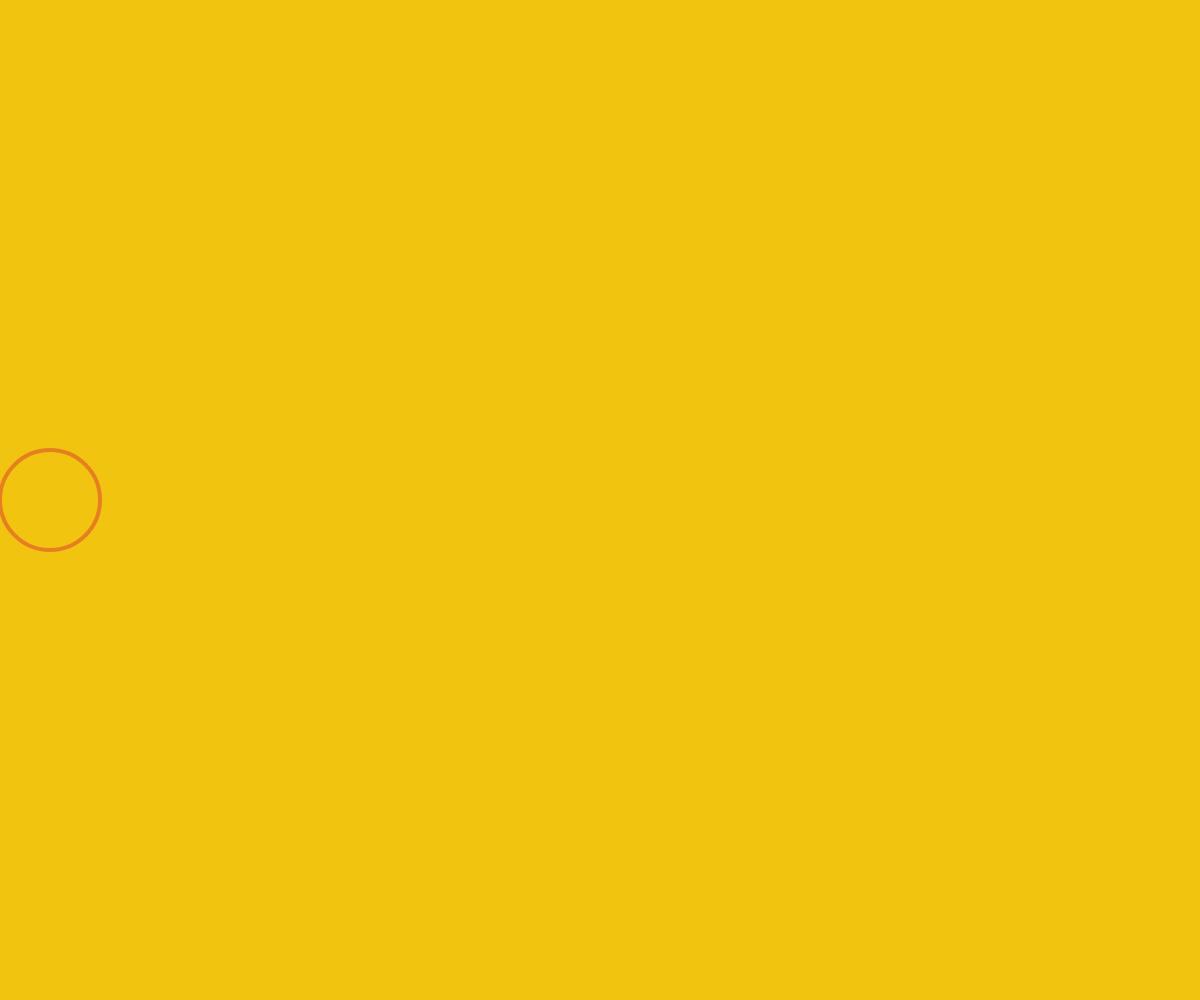
Frame 1 (no input)
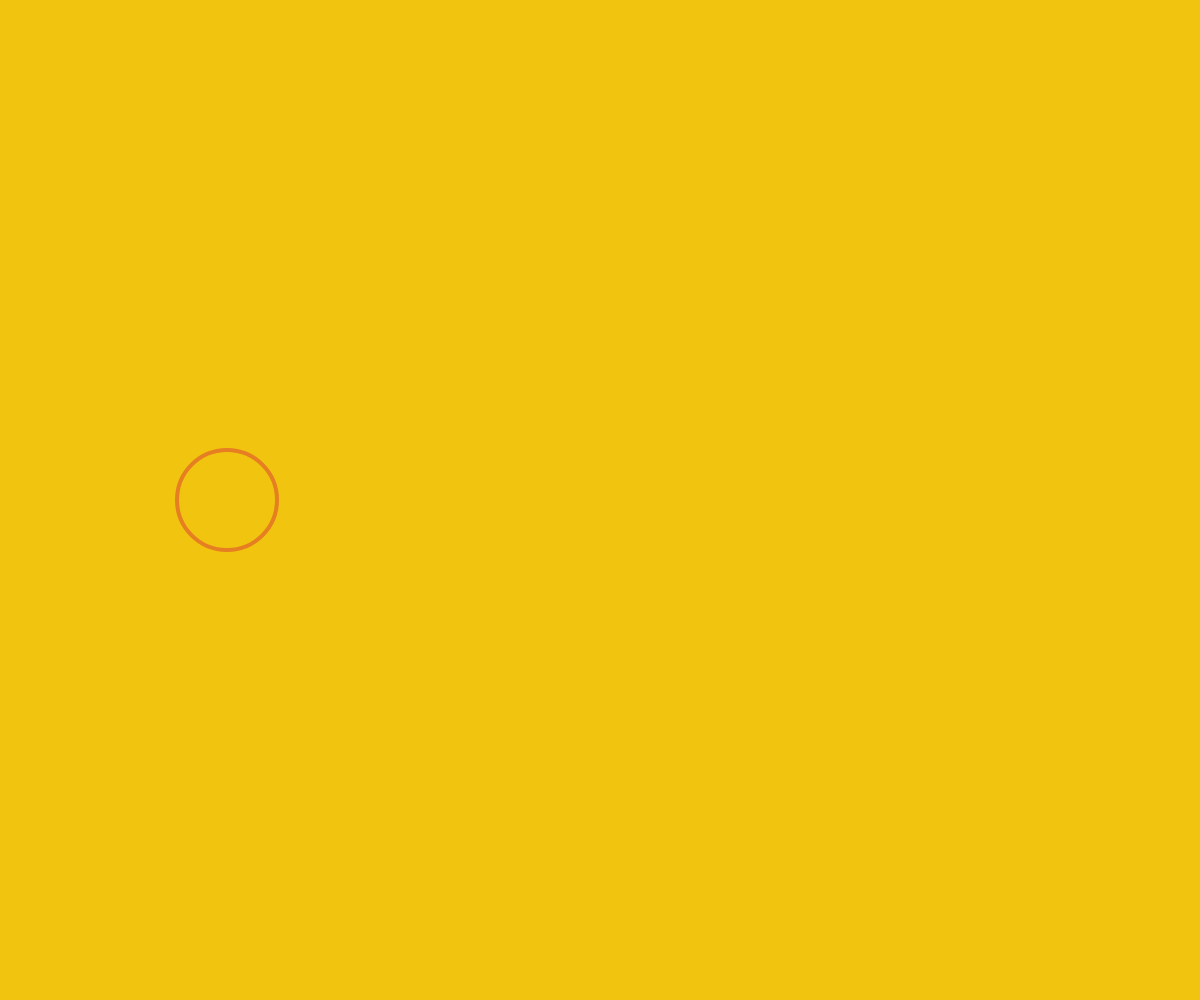
Frame 60 (no input)
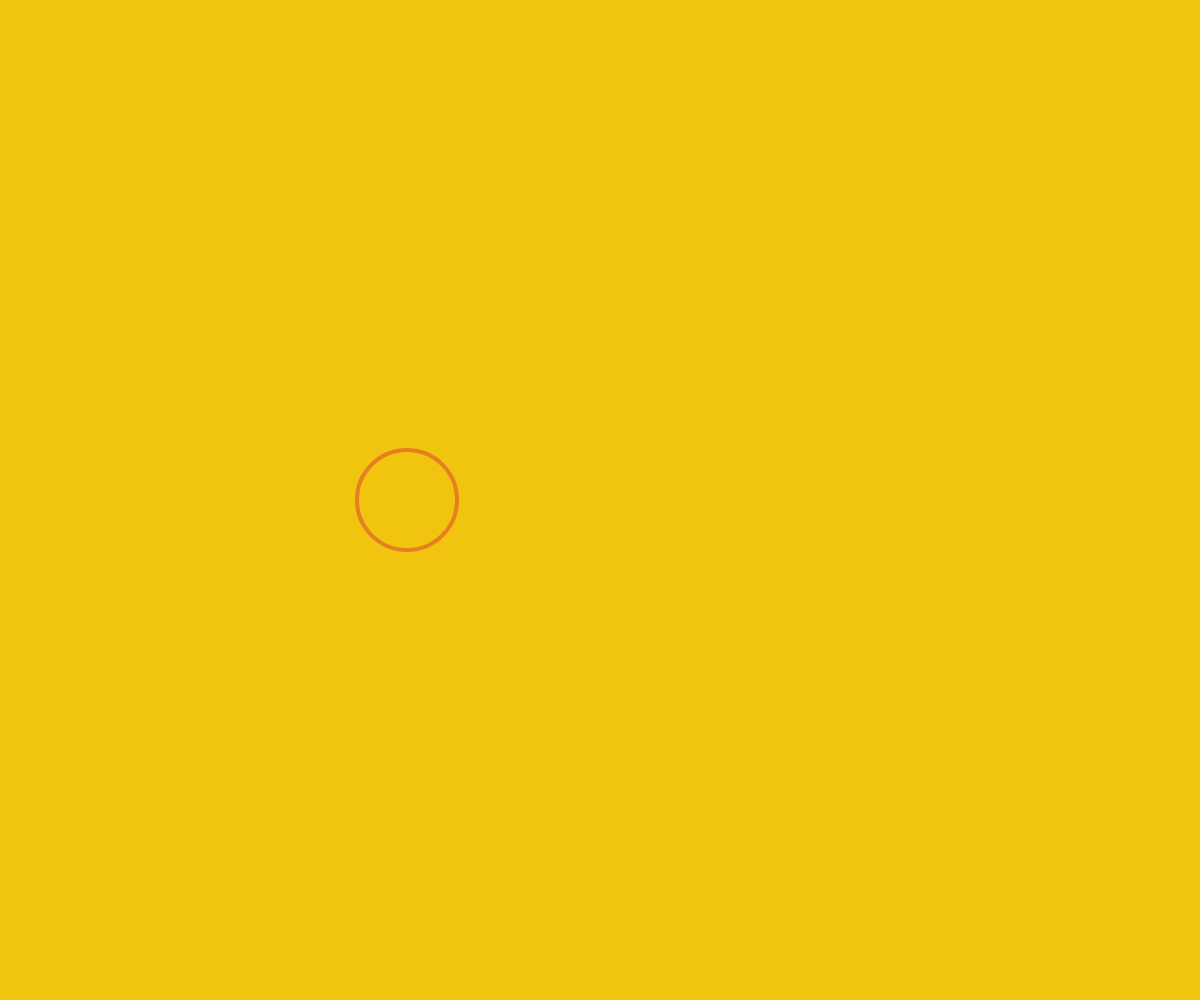
Frame 120 (the mouse pressed at the canvas centre since frame 60)

The p5.js sketch that drew these frames (run headless with seeded random() and noise() and a simulated clock; from frame 60 on, the mouse is pressed at the canvas centre):

// p5.js sketch
// ── sketch.js
var x = 50; // declaring the x variable that holds the startig position
var movment = 3; // the variable that holds the increase of the x position

function setup() {
  createCanvas(window.innerWidth, window.innerHeight); // set up the canvas
}

function draw() {
  background(241, 196, 15); // background
  
  // shape properties
  stroke(230, 126, 34);
  strokeWeight(4);
  noFill();
  ellipse(x, height/2, 100, 100); // draw the ellipse
  
  // bounce the ball
  if(x > (width - 50) || x < 50) {
    movment *= -1;
    print("off the screen");
  }
  
  x += movment; // move the circle
}
